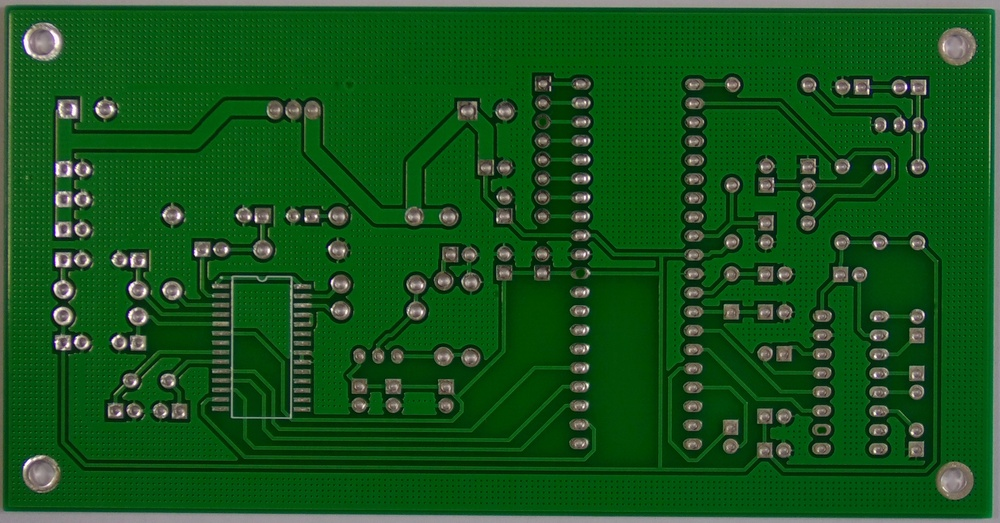
#> input picture example.jpg, 1000 x 523 px, shrunk from 3034 x 1586 before the run
$ python processing_examples.py   (older library calls are emulated)
#> lines starting #> are read from the running program, lines starting #| are printed output that depends on the picture; after the words box and inside, x2 and y2 are one past the last pixel; in counts of white or black regions, pixels touching at a corner belong together
#> further down, image is the input picture: shape (523, 1000, 3); mean B, G, R 27.5, 83.6, 21.5
import cv2
import numpy as np
import matplotlib.pyplot as plt

def normalize_image(image):
    print("Performing image normalization...")

    # Min-Max Scaling
    min_max = cv2.normalize(image, None, 0, 255, cv2.NORM_MINMAX)

    # Z-score Normalization
    z_score = np.zeros_like(image, dtype=np.float32)
    for i in range(3):  # for each channel
        channel = image[:,:,i]
        mean = np.mean(channel)
        std = np.std(channel)
        z_score[:,:,i] = (channel - mean) / (std + 1e-8)  # adding small value to avoid division by zero
#> this loop made 3 passes
#> (mean, std) on passes 1 to 3: (27.5, 36.04), (83.56, 25.15), (21.46, 41.87)
#> pass 1, in normalize_image, `channel = image[:,:,i]`:
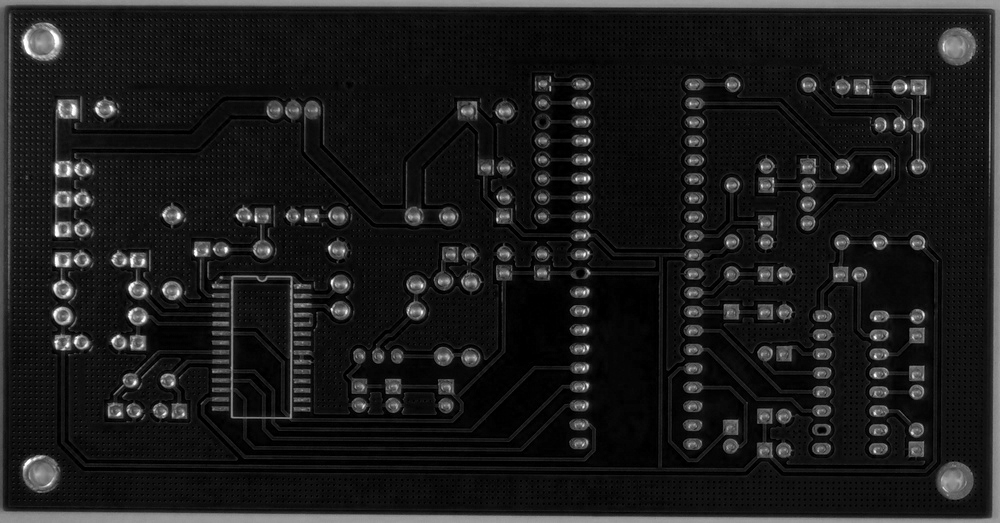
#> channel: shape (523, 1000); min 0, max 255, mean 27.5
#> after the loop:
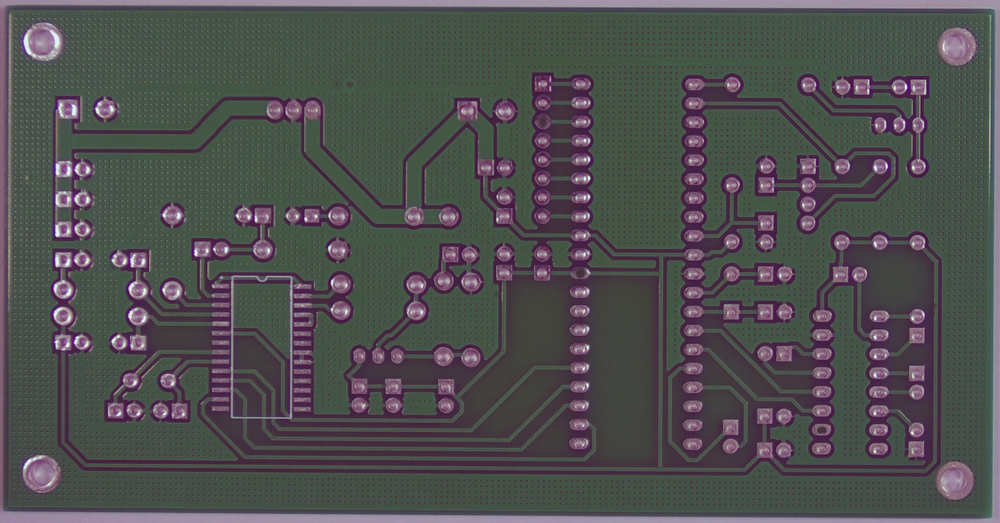
#> z_score: shape (523, 1000, 3) float32; mean B, G, R 5.73e-06, 1.43e-05, 1.33e-05; drawn with min black and max white
    z_score = cv2.normalize(z_score, None, 0, 255, cv2.NORM_MINMAX).astype(np.uint8)

    # Histogram Equalization
    gray = cv2.cvtColor(image, cv2.COLOR_BGR2GRAY)
    hist_eq = cv2.equalizeHist(gray)
    print("Normalization complete.")
    return min_max, z_score, hist_eq

# Example usage
image_path = 'example.jpg'
image = cv2.imread(image_path)

if image is None:
    print(f"Failed to load image from {image_path}")
else:
    print(f"Successfully loaded image from {image_path}")

    min_max, z_score, hist_eq = normalize_image(image)

    # Display the results
    plt.figure(figsize=(20, 5))
    plt.subplot(141)
    plt.imshow(cv2.cvtColor(image, cv2.COLOR_BGR2RGB))
    plt.title('Original')
    plt.axis('off')

    plt.subplot(142)
    plt.imshow(cv2.cvtColor(min_max, cv2.COLOR_BGR2RGB))
    plt.title('Min-Max Scaling')
    plt.axis('off')

    plt.subplot(143)
    plt.imshow(cv2.cvtColor(z_score, cv2.COLOR_BGR2RGB))
    plt.title('Z-score Normalization')
    plt.axis('off')

    plt.subplot(144)
    plt.imshow(hist_eq, cmap='gray')
    plt.title('Histogram Equalization')
    plt.axis('off')

    plt.tight_layout()
    plt.show()

print("Script completed")

def augment_image(image):
    print("Performing image augmentation...")

    # Rotation
    rows, cols = image.shape[:2]
#> rows = 523; cols = 1000
    M = cv2.getRotationMatrix2D((cols/2, rows/2), 45, 1)
    rotated = cv2.warpAffine(image, M, (cols, rows))

    # Flipping
    flipped = cv2.flip(image, 1)  # 1 for horizontal flip

    # Brightness adjustment
    bright = cv2.convertScaleAbs(image, alpha=1.5, beta=0)
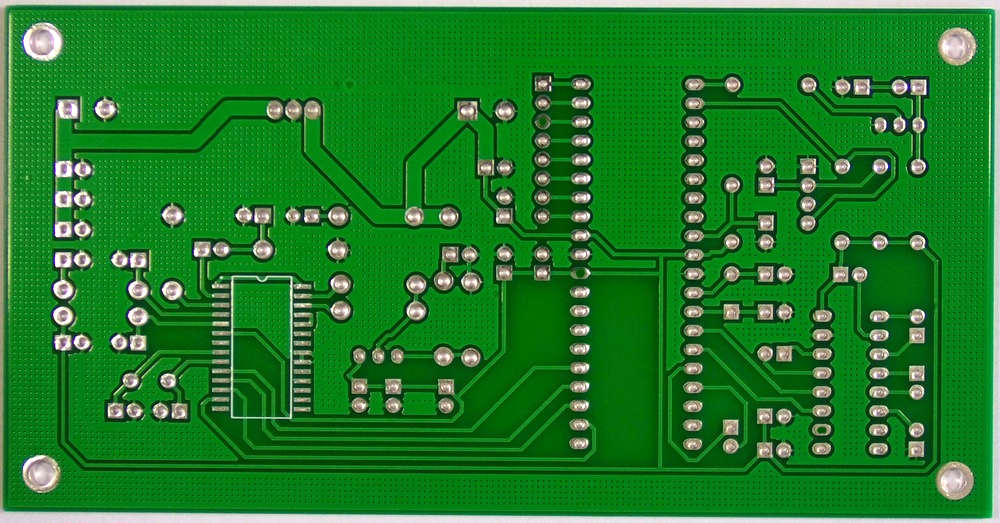
#> bright: shape (523, 1000, 3); mean B, G, R 41, 125, 31.8

    # Add noise
    noise = np.random.normal(0, 25, image.shape).astype(np.uint8)
    noisy = cv2.add(image, noise)
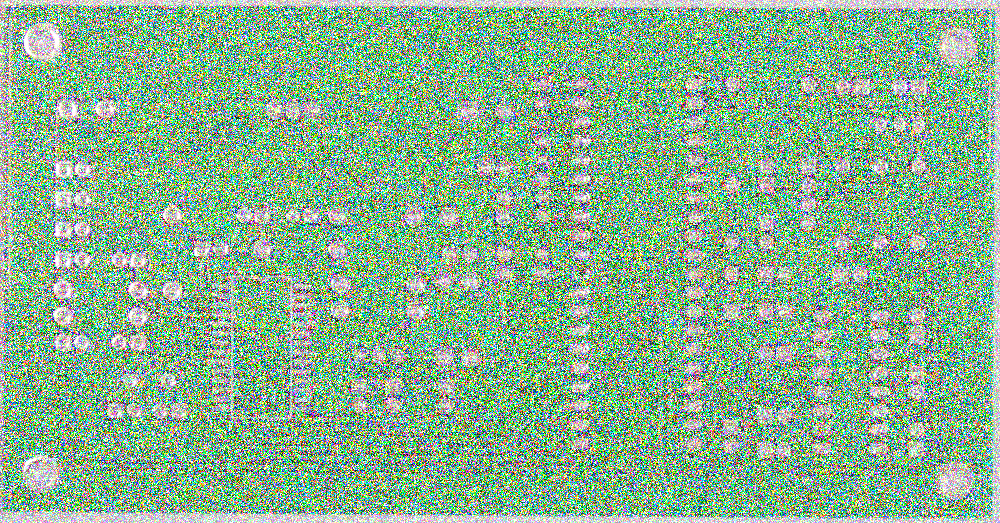
#> noisy: shape (523, 1000, 3); mean B, G, R 143.6, 176.1, 137.8

    print("Augmentation complete.")
    return rotated, flipped, bright, noisy

# Example usage

if image is None:
    print(f"Failed to load image from {image_path}")
else:
    print(f"Successfully loaded image from {image_path}")

    rotated, flipped, bright, noisy = augment_image(image)

    # Display the results
    plt.figure(figsize=(20, 5))

    plt.subplot(151)
    plt.imshow(cv2.cvtColor(image, cv2.COLOR_BGR2RGB))
    plt.title('Original')
    plt.axis('off')

    plt.subplot(152)
    plt.imshow(cv2.cvtColor(rotated, cv2.COLOR_BGR2RGB))
    plt.title('Rotated')
    plt.axis('off')

    plt.subplot(153)
    plt.imshow(cv2.cvtColor(flipped, cv2.COLOR_BGR2RGB))
    plt.title('Flipped')
    plt.axis('off')

    plt.subplot(154)
    plt.imshow(cv2.cvtColor(bright, cv2.COLOR_BGR2RGB))
    plt.title('Brightness Adjusted')
    plt.axis('off')

    plt.subplot(155)
    plt.imshow(cv2.cvtColor(noisy, cv2.COLOR_BGR2RGB))
    plt.title('Noisy')
    plt.axis('off')

    plt.tight_layout()
    plt.show()

print("Script completed")

def denoise_image(image):
    print("Performing image denoising...")

    gaussian = cv2.GaussianBlur(image, (5, 5), 0)
    median = cv2.medianBlur(image, 5)
    bilateral = cv2.bilateralFilter(image, 9, 75, 75)

    print("Denoising complete.")
    return gaussian, median, bilateral

if image is None:
    print(f"Failed to load image from {image_path}")
else:
    print(f"Successfully loaded image from {image_path}")

    gaussian, median, bilateral = denoise_image(image)

    # Display the results
    plt.figure(figsize=(20, 5))

    plt.subplot(141)
    plt.imshow(cv2.cvtColor(image, cv2.COLOR_BGR2RGB))
    plt.title('Original (Noisy)')
    plt.axis('off')

    plt.subplot(142)
    plt.imshow(cv2.cvtColor(gaussian, cv2.COLOR_BGR2RGB))
    plt.title('Gaussian Blur')
    plt.axis('off')

    plt.subplot(143)
    plt.imshow(cv2.cvtColor(median, cv2.COLOR_BGR2RGB))
    plt.title('Median Blur')
    plt.axis('off')

    plt.subplot(144)
    plt.imshow(cv2.cvtColor(bilateral, cv2.COLOR_BGR2RGB))
    plt.title('Bilateral Filter')
    plt.axis('off')

    plt.tight_layout()
    plt.show()

print("Script completed")

def binarize_image(image):
    print("Performing image binarization...")

    gray = cv2.cvtColor(image, cv2.COLOR_BGR2GRAY)

    # Global thresholding (Otsu's method)
    _, global_thresh = cv2.threshold(gray, 0, 255, cv2.THRESH_BINARY + cv2.THRESH_OTSU)
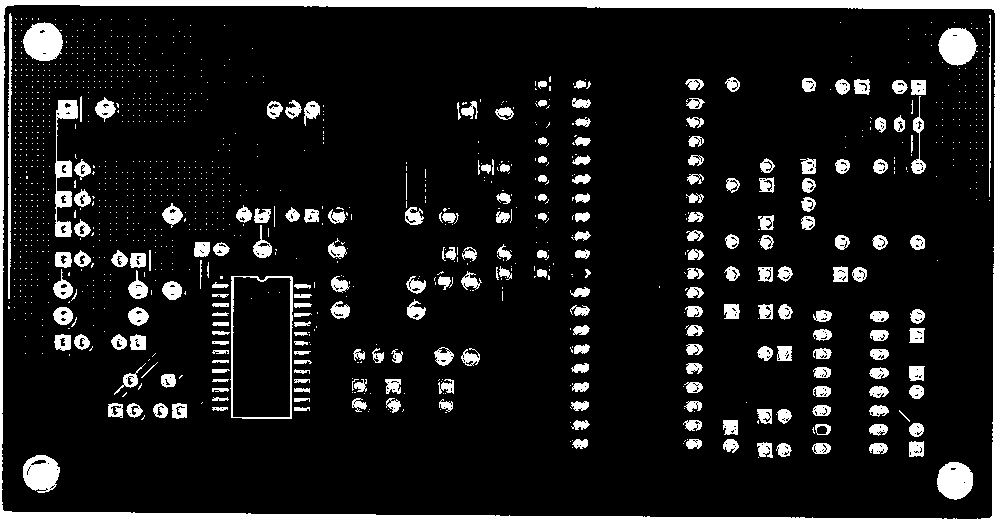
#> global_thresh: shape (523, 1000); 11% white; 1296 white regions (1069 under 20 px), largest, box (x1, y1, x2, y2) and area: (0, 0, 1000, 523) 19934, (23, 22, 63, 61) 1191, (55, 100, 78, 237) 1156

    # Adaptive thresholding
    adaptive_thresh = cv2.adaptiveThreshold(gray, 255, cv2.ADAPTIVE_THRESH_GAUSSIAN_C,
                                            cv2.THRESH_BINARY, 11, 2)
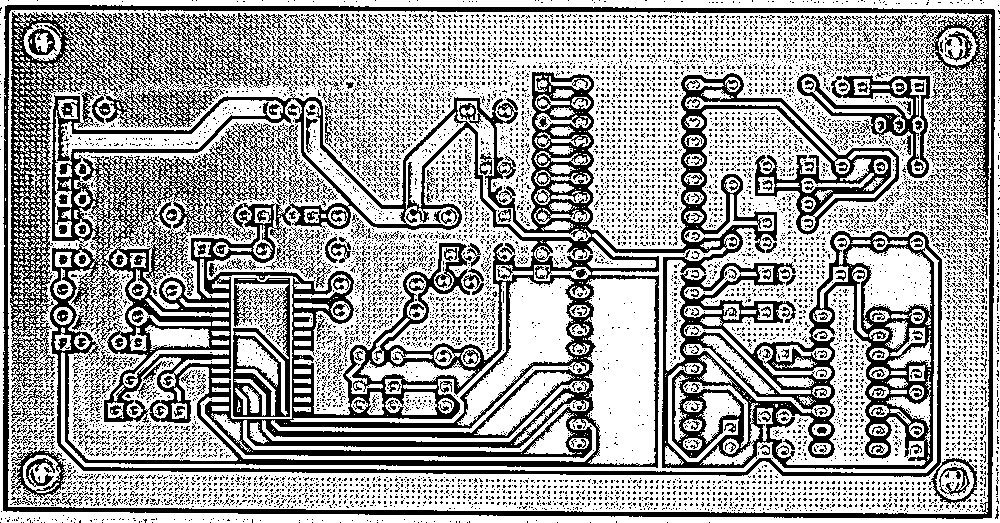
#> adaptive_thresh: shape (523, 1000); 63.9% white; 10308 black regions (9955 under 20 px), largest, box (x1, y1, x2, y2) and area: (10, 12, 942, 477) 110157, (3, 5, 995, 519) 13515, (233, 278, 290, 417) 3297

    print("Binarization complete.")
    return global_thresh, adaptive_thresh

if image is None:
    print(f"Failed to load image from {image_path}")
else:
    print(f"Successfully loaded image from {image_path}")

    global_thresh, adaptive_thresh = binarize_image(image)

    # Display the results
    plt.figure(figsize=(15, 5))

    plt.subplot(131)
    plt.imshow(cv2.cvtColor(image, cv2.COLOR_BGR2RGB))
    plt.title('Original')
    plt.axis('off')

    plt.subplot(132)
    plt.imshow(global_thresh, cmap='gray')
    plt.title('Global Thresholding')
    plt.axis('off')

    plt.subplot(133)
    plt.imshow(adaptive_thresh, cmap='gray')
    plt.title('Adaptive Thresholding')
    plt.axis('off')

    plt.tight_layout()
    plt.show()
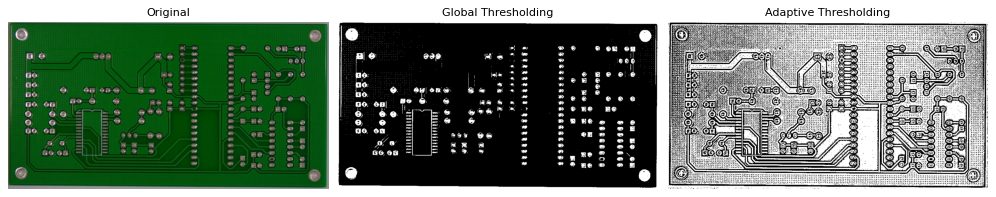
#> figure drawn by matplotlib, 3 panels

print("Script completed")
# [56 lines of commented-out code are left out]
